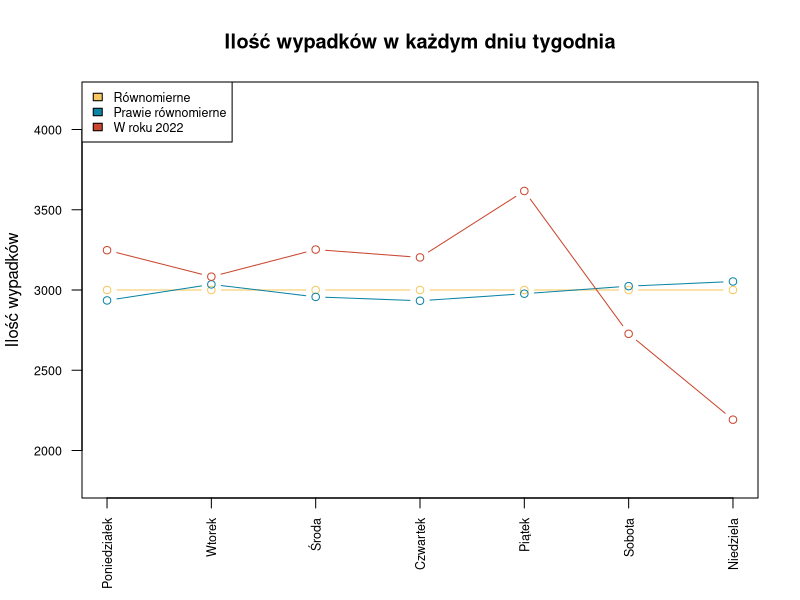
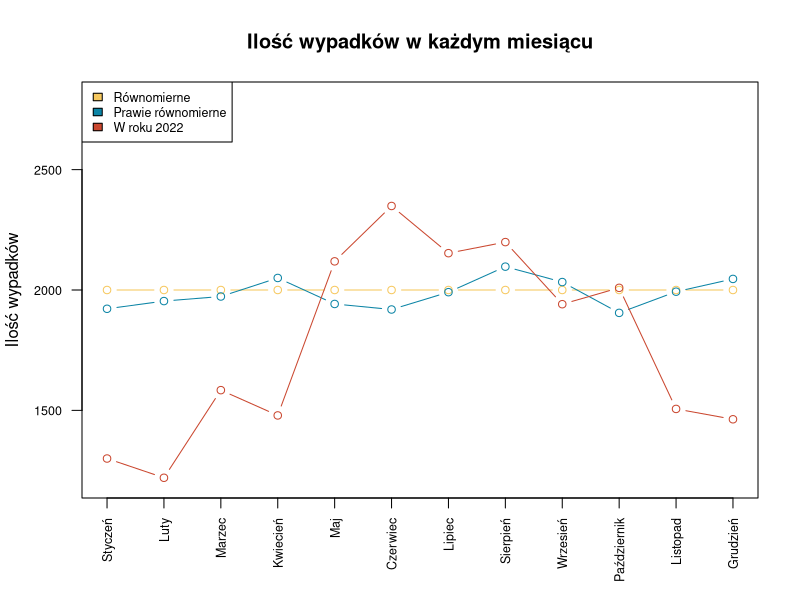

These charts were generated, in order, by the following R code:
# plot data for days of the week
weekday_names <- c('Poniedziałek', 'Wtorek', 'Środa', 'Czwartek', 'Piątek', 'Sobota', 'Niedziela')
fully_uniform_weekdays <- c(rep(3000, 7))
kind_of_uniform_weekdays <- sample(2900:3100, 7)
accidents_per_weekdays <- c(3248, 3083, 3252, 3203, 3617, 2727, 2192)

par(las = 2)
plot(1:length(accidents_per_weekdays), fully_uniform_weekdays, type='b', col='#F6C85F', xlab = '', ylab = 'Ilość wypadków', xaxt='n', yaxt='n')
title('Ilość wypadków w każdym dniu tygodnia')
lines(1:length(accidents_per_weekdays), kind_of_uniform_weekdays, type='b', col='#0B84A5')
lines(1:length(accidents_per_weekdays), accidents_per_weekdays, type='b', col='#CA472F')
axis(1, at = 1:length(accidents_per_weekdays), labels = weekday_names, cex.axis = 0.75)
axis(2, cex.axis = 0.75)
legend(cex = 0.75, 'topleft', legend = c("Równomierne", "Prawie równomierne", "W roku 2022"), fill = c("#F6C85F", "#0B84A5", "#CA472F"))

# plot data for months of the year
month_names <- c('Styczeń', 'Luty', 'Marzec', 'Kwiecień', 'Maj', 'Czerwiec', 'Lipiec', 'Sierpień', 'Wrzesień', 'Październik', 'Listopad', 'Grudzień')
accidents_per_month <- c(1300, 1220, 1584, 1479, 2119, 2349, 2153, 2199, 1941, 2009, 1506, 1463)
fully_uniform_months <- c(rep(2000, 12))
kind_of_uniform_months <- sample(1900:2100, 12)

plot(1:length(accidents_per_month), fully_uniform_months, type='b', col='#F6C85F', xlab = '', ylab ='Ilość wypadków', xaxt='n', yaxt='n')
title('Ilość wypadków w każdym miesiącu')
lines(1:length(accidents_per_month), kind_of_uniform_months, type='b', col='#0B84A5')
lines(1:length(accidents_per_month), accidents_per_month, type='b', col='#CA472F')
axis(1, at = 1:length(accidents_per_month), labels = month_names, cex.axis = 0.75)
axis(2, cex.axis = 0.75)
legend(cex = 0.75, 'topleft', legend = c("Równomierne", "Prawie równomierne", "W roku 2022"), fill = c("#F6C85F", "#0B84A5", "#CA472F"))


# chi-squared goodness-of-fit for weekdays
weekday_results1 <- chisq.test(fully_uniform_weekdays)
print(weekday_results1)

weekday_results2 <- chisq.test(kind_of_uniform_weekdays)
print(weekday_results2)

weekday_results3 <- chisq.test(accidents_per_weekdays)
print(weekday_results3)


# chi-squared goodness-of-fit for months
month_results1 <- chisq.test(fully_uniform_months)
print(month_results1)

month_results2 <- chisq.test(kind_of_uniform_months)
print(month_results2)

month_results3 <- chisq.test(accidents_per_month)
print(month_results3)
